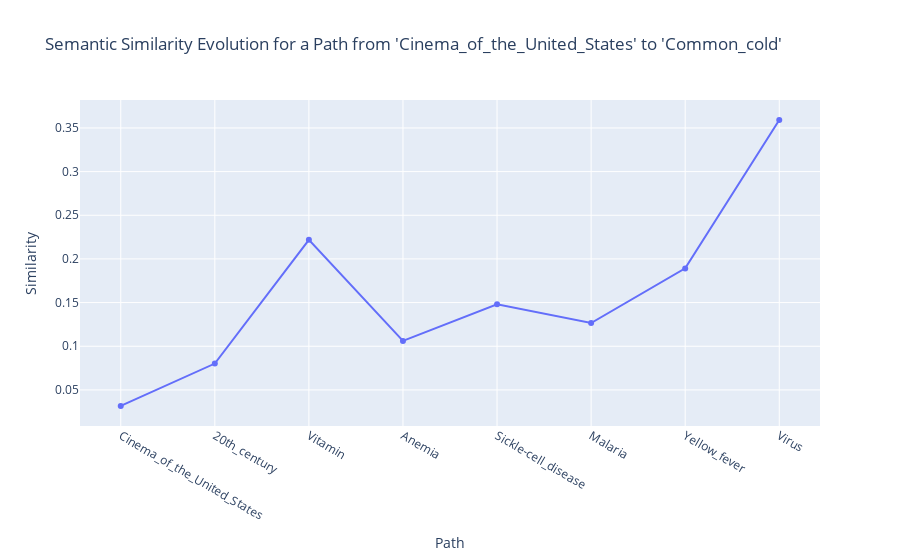

Notebook code cell kept with this figure:
### Code cell
from src.scripts.data_story.plots.semantic_strategy import semantic_path_example
from src.utils.strategies.semantic_strategy import semantic_increase_score

path = graph_data["paths_finished"]["path"][9876]
print(path)
fig = semantic_path_example(path)
fig.show()
print(f"SIS = {semantic_increase_score(path, path[-1])}")

### Figure 1 — Plotly figure (JSON) as saved in the notebook; plotly's stock layout.template omitted (floating-point values rounded to 4 significant figures)
{"data": [{"mode": "lines+markers", "name": "Semantic Similarities", "type": "scatter", "x": ["Cinema_of_the_United_States", "20th_century", "Vitamin", "Anemia", "Sickle-cell_disease", "Malaria", "Yellow_fever", "Virus", "Common_cold"], "y": [0.03163, 0.08019, 0.2219, 0.1061, 0.148, 0.1266, 0.1892, 0.359]}], "layout": {"title": {"text": "Semantic Similarity Evolution for a Path from 'Cinema_of_the_United_States' to 'Common_cold'"}, "xaxis": {"title": {"text": "Path"}}, "yaxis": {"title": {"text": "Similarity"}}}}
